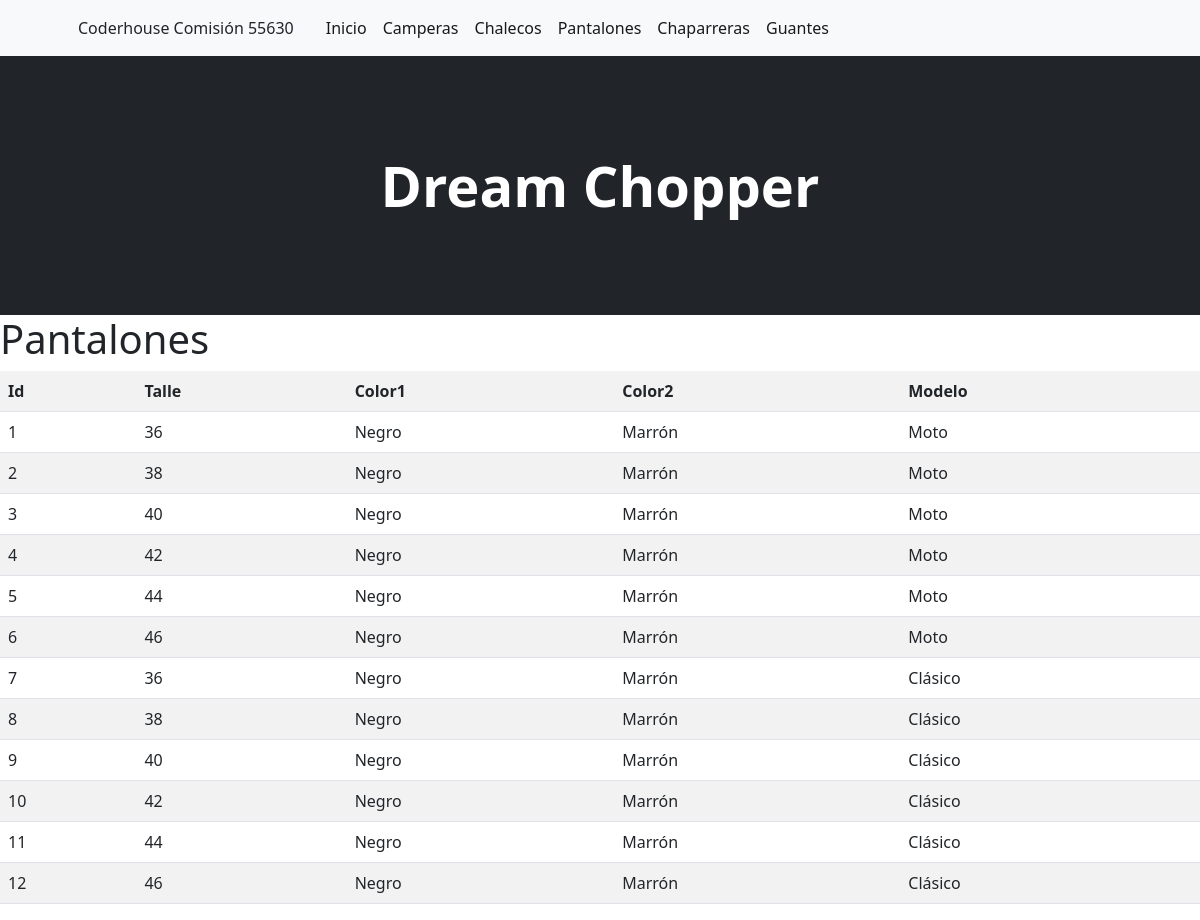
/pantalon/, run on the app's committed database.
### inicio/models.py (models this page shows, shortened)
class Pantalon(models.Model):
    talle = models.IntegerField()
    color1 = models.CharField(max_length=50)
    color2 = models.CharField(max_length=50)
    modelo = models.CharField(max_length=50)
    class Meta:
        verbose_name = "Pantalon"
        verbose_name_plural = "Pantalones"

### inicio/views.py (the view)
# urls.py: path('pantalon/', pantalon, name="pantalon" ),
def pantalon(request):
    contexto = {'pantalon': Pantalon.objects.all() }
    return render(request, "inicio/pantalon.html", contexto)

### inicio/templates/inicio/pantalon.html
{% extends 'inicio/base.html' %}
{% load static %}
{% block contenido %}
    <h1>Pantalones</h1>
    <table class="table table-striped">
        <tr>
            <th>Id</th>
            <th>Talle</th>
            <th>Color1</th>
            <th>Color2</th>
            <th>Modelo</th>
        </tr>
    {% for c in pantalon %}
        <tr>
            <td>{{ c.id }}</td>
            <td>{{ c.talle }}</td>
            <td>{{ c.color1 }}</td>
            <td>{{ c.color2 }}</td>
            <td>{{ c.modelo }}</td>
        </tr>
    {% endfor %}
    </table>
{% endblock contenido %}

### data on the page
Pantalon: id "1", talle "36", color1 "Negro", color2 "Marrón", modelo "Moto"
Pantalon: id "2", talle "38", color1 "Negro", color2 "Marrón", modelo "Moto"
Pantalon: id "3", talle "40", color1 "Negro", color2 "Marrón", modelo "Moto"
Pantalon: id "4", talle "42", color1 "Negro", color2 "Marrón", modelo "Moto"
Pantalon: id "5", talle "44", color1 "Negro", color2 "Marrón", modelo "Moto"
Pantalon: id "6", talle "46", color1 "Negro", color2 "Marrón", modelo "Moto"
Pantalon: id "7", talle "36", color1 "Negro", color2 "Marrón", modelo "Clásico"
Pantalon: id "8", talle "38", color1 "Negro", color2 "Marrón", modelo "Clásico"
Pantalon: id "9", talle "40", color1 "Negro", color2 "Marrón", modelo "Clásico"
Pantalon: id "10", talle "42", color1 "Negro", color2 "Marrón", modelo "Clásico"
Pantalon: id "11", talle "44", color1 "Negro", color2 "Marrón", modelo "Clásico"
Pantalon: id "12", talle "46", color1 "Negro", color2 "Marrón", modelo "Clásico"
